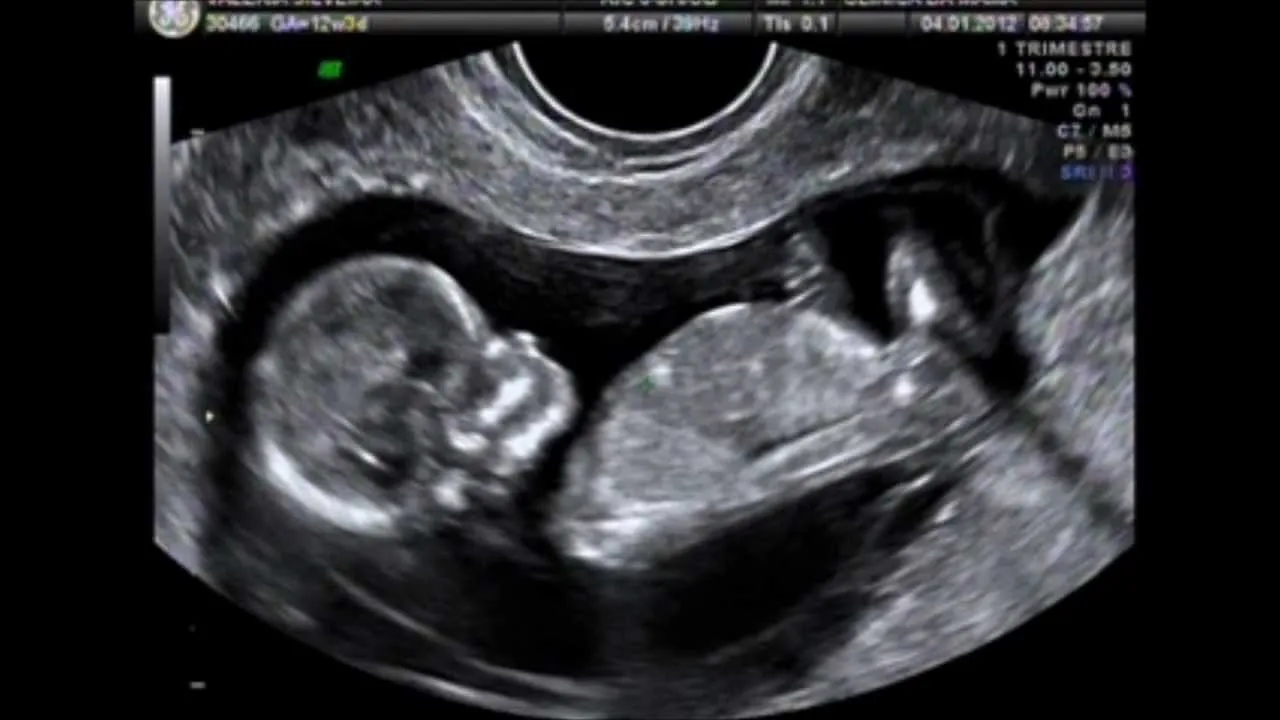
#> input picture img.png, 1280 x 720 px
$ python tratamento_imagensdeia.py
#> lines starting #> are read from the running program, lines starting #| are printed output that depends on the picture; after the words box and inside, x2 and y2 are one past the last pixel; in counts of white or black regions, pixels touching at a corner belong together
import cv2
im = cv2.imread('img.png')
#> im is the input picture: shape (720, 1280, 3); mean B, G, R 50.7, 47.8, 47
new = cv2.convertScaleAbs(im, 1.0, 2.2)
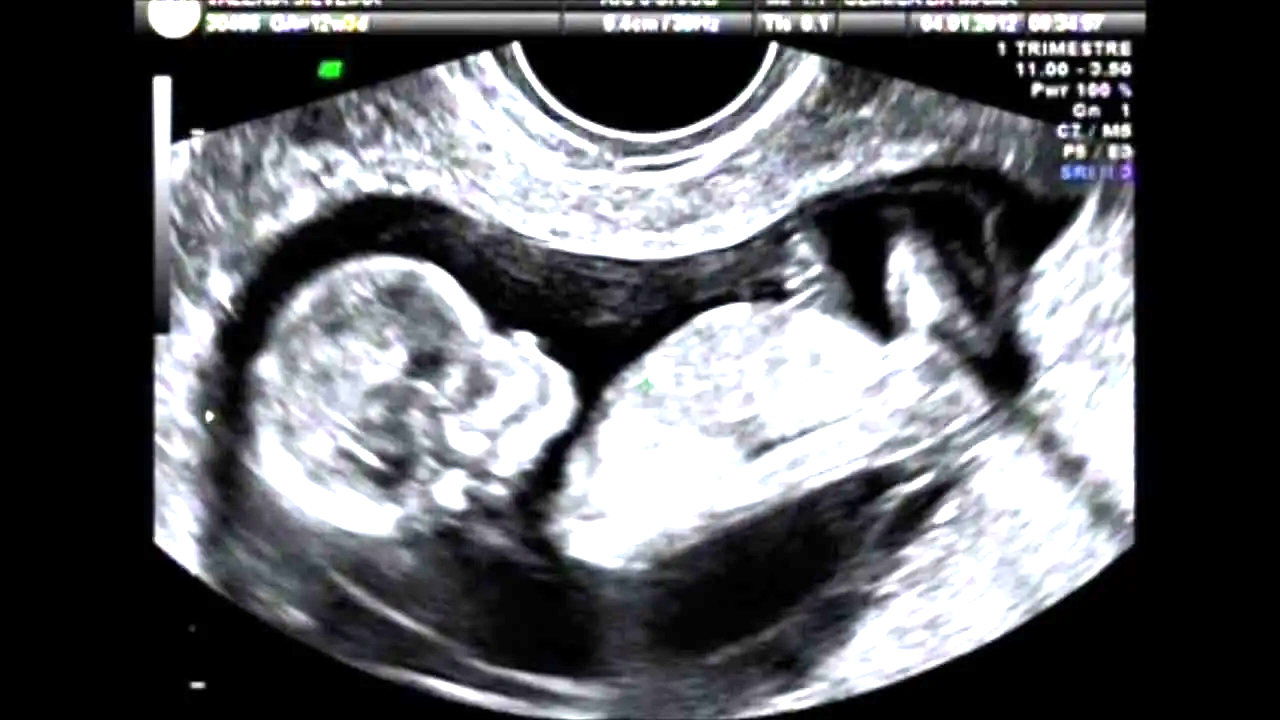
#> new: shape (720, 1280, 3); mean B, G, R 98.4, 94.7, 93.6

imagemcinza = cv2.cvtColor(new, cv2.COLOR_BGR2GRAY)
ret2,thresh2 = cv2.threshold(imagemcinza, 127, 255, 0)
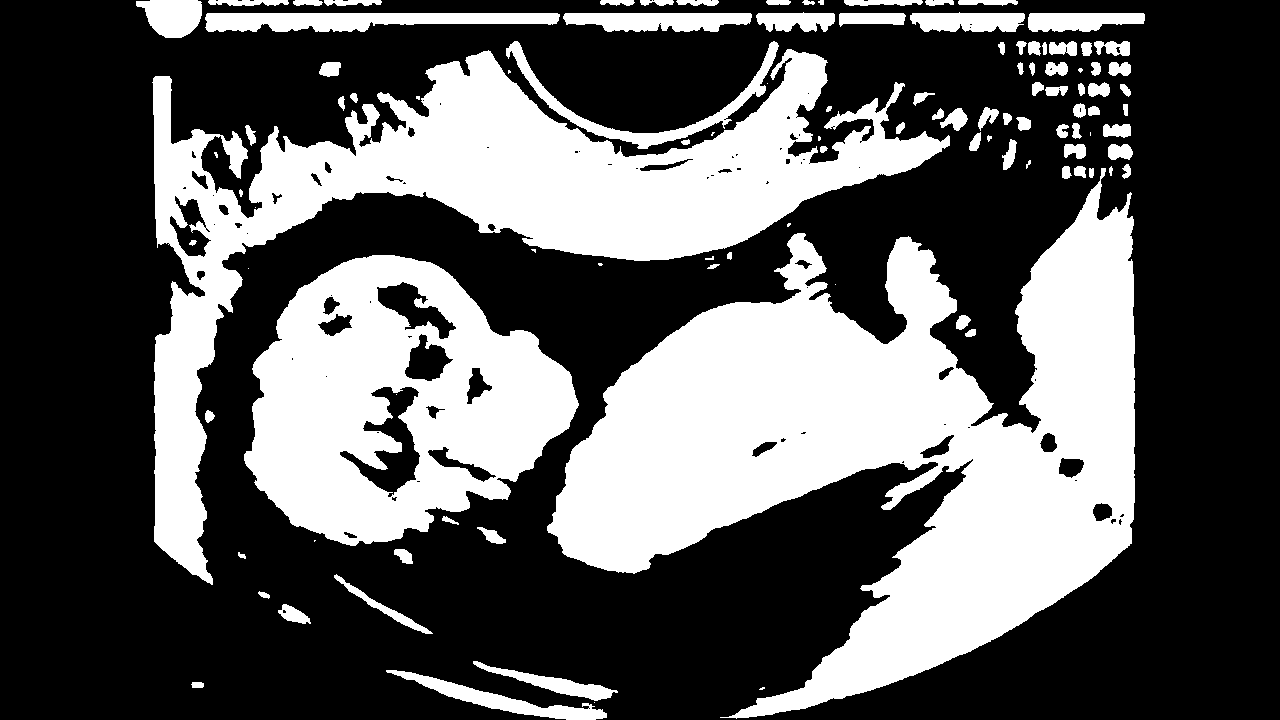
#> thresh2: shape (720, 1280); 36% white; 107 white regions (18 under 20 px)
contours2, hierarchy2 = cv2.findContours(thresh2, cv2.RETR_EXTERNAL, cv2.CHAIN_APPROX_NONE)
#> contours2 = 105 contours, 24 with area under 20; largest, box (x1, y1, x2, y2) and area: (547, 168, 1135, 719) 146526, (152, 49, 950, 585) 92606, (244, 255, 579, 546) 66312, (205, 13, 560, 32) 4581, (506, 41, 779, 149) 3238

for i in contours2:
    if i. size >= 1000:
        cv2.drawContours(im, i, -1, (0, 255, 0), 2)
#> this loop made 105 passes
#> i on passes 1, 11, 17, 18, 26: [[594, 702]], [[314, 540], [314, 541], [315, 540]], [[835, 284]], [[248, 268]], [[255, 207]]
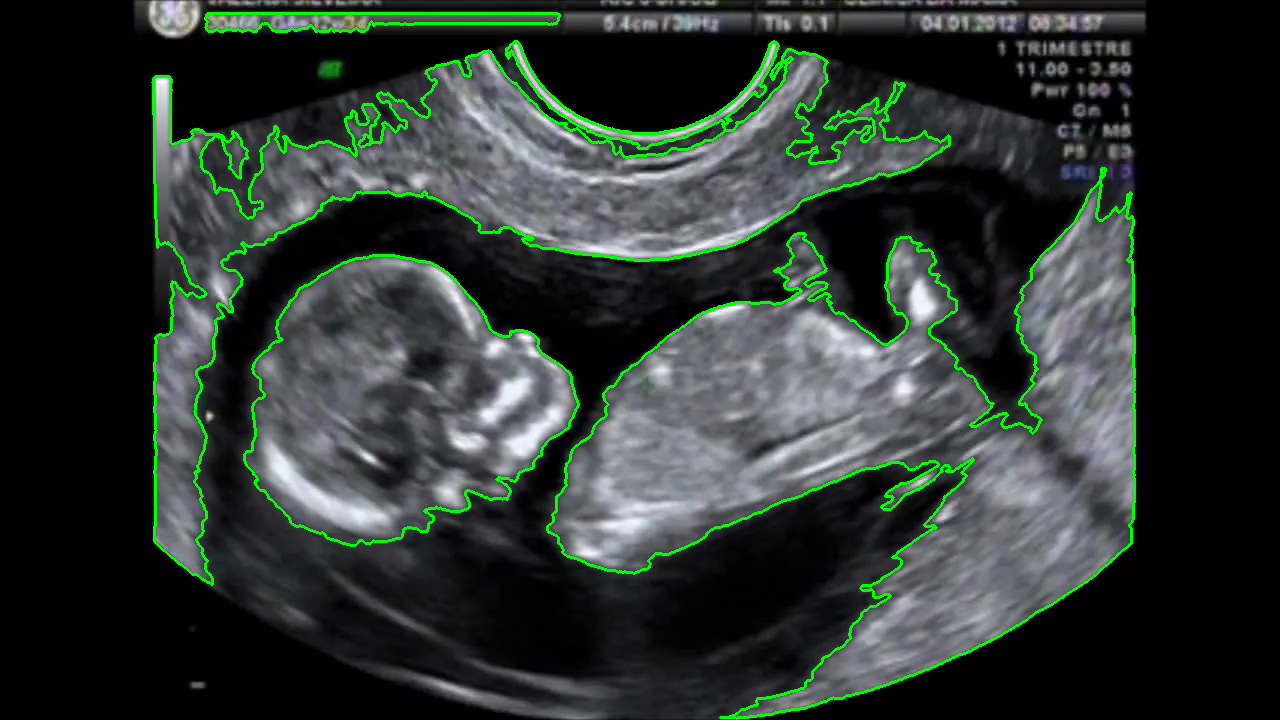
#> im: shape (720, 1280, 3); 3.18% of pixels changed, all inside (x1, y1, x2, y2) = (151, 12, 1136, 720)
cv2.imshow('teste', im)
cv2.waitKey(0)
cv2.destroyAllWindows()
